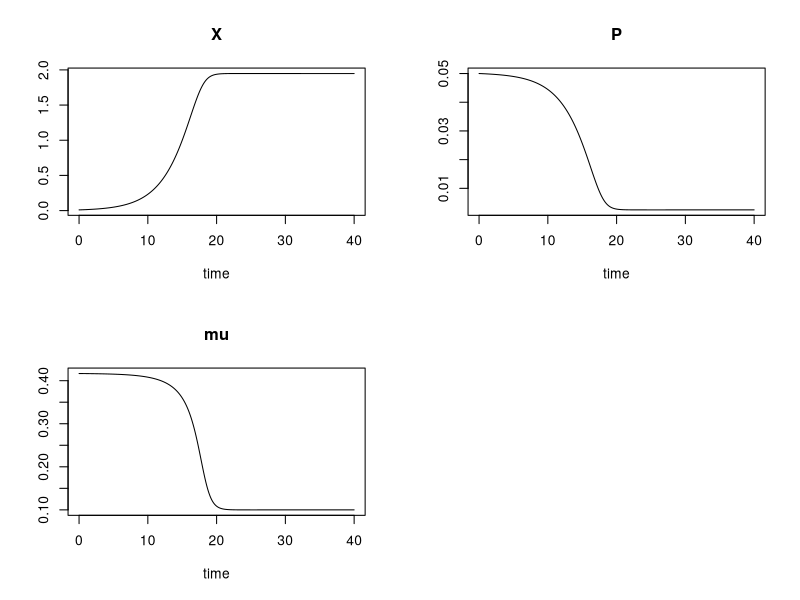

R code for this plot:
#install.packages("deSolve")
library("deSolve")

chemostat <- function(time, init, parms) {
  with(as.list(c(init, parms)), {
    mu   <- mumax * P/(kp + P)  # Monod equation
    dX <- mu * X - D * X
    dP   <-  D *(P0 - P) - 1/Y * mu * X
    list(c(dX, dP), mu=mu)
  })
}
parms <- c(
  mumax = 0.5,    # 1/d
  kp    = 0.01,   # half saturation constant (mg/L)
  Y     = 41,     # yield coefficient (stoichiometric C:P ratio)
  D     = 0.1,    # 1/d
  P0    = 0.05    # P in inflow (mg/L)
)
times <- seq(0, 40, 0.1)  # (d)
init  <- c(X=0.01, P=0.05) # Phytoplankton C and Phosphorus P (mg/L)

out <- ode(init, times, chemostat, parms)
plot(out)
